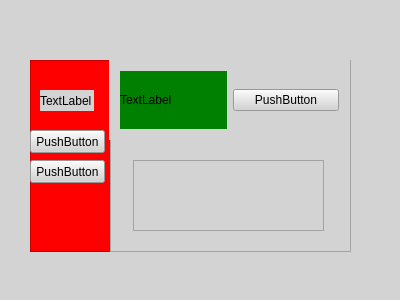
<?xml version="1.0" encoding="UTF-8"?>
<ui version="4.0">
 <class>Widget</class>
 <widget class="QWidget" name="Widget">
  <property name="geometry">
   <rect>
    <x>0</x>
    <y>0</y>
    <width>400</width>
    <height>300</height>
   </rect>
  </property>
  <property name="windowTitle">
   <string>Widget</string>
  </property>
  <property name="styleSheet">
   <string notr="true">background-color: rgb(211, 211, 211);</string>
  </property>
  <widget class="QTableView" name="tableView">
   <property name="geometry">
    <rect>
     <x>30</x>
     <y>60</y>
     <width>81</width>
     <height>192</height>
    </rect>
   </property>
   <property name="styleSheet">
    <string notr="true">background-color: red;</string>
   </property>
  </widget>
  <widget class="QTableView" name="tableView_2">
   <property name="geometry">
    <rect>
     <x>110</x>
     <y>60</y>
     <width>241</width>
     <height>192</height>
    </rect>
   </property>
  </widget>
  <widget class="QLabel" name="label">
   <property name="geometry">
    <rect>
     <x>40</x>
     <y>90</y>
     <width>54</width>
     <height>21</height>
    </rect>
   </property>
   <property name="text">
    <string>TextLabel</string>
   </property>
  </widget>
  <widget class="QPushButton" name="pushButton">
   <property name="geometry">
    <rect>
     <x>30</x>
     <y>130</y>
     <width>75</width>
     <height>23</height>
    </rect>
   </property>
   <property name="text">
    <string>PushButton</string>
   </property>
  </widget>
  <widget class="QPushButton" name="pushButton_2">
   <property name="geometry">
    <rect>
     <x>30</x>
     <y>160</y>
     <width>75</width>
     <height>23</height>
    </rect>
   </property>
   <property name="text">
    <string>PushButton</string>
   </property>
  </widget>
  <widget class="QWidget" name="horizontalLayoutWidget">
   <property name="geometry">
    <rect>
     <x>109</x>
     <y>60</y>
     <width>241</width>
     <height>80</height>
    </rect>
   </property>
   <layout class="QHBoxLayout" name="horizontalLayout">
    <item>
     <widget class="QLabel" name="label_2">
      <property name="styleSheet">
       <string notr="true">background-color: green;</string>
      </property>
      <property name="text">
       <string>TextLabel</string>
      </property>
     </widget>
    </item>
    <item>
     <widget class="QPushButton" name="pushButton_3">
      <property name="text">
       <string>PushButton</string>
      </property>
     </widget>
    </item>
   </layout>
  </widget>
  <widget class="QTextEdit" name="textEdit">
   <property name="geometry">
    <rect>
     <x>133</x>
     <y>160</y>
     <width>191</width>
     <height>71</height>
    </rect>
   </property>
  </widget>
 </widget>
 <layoutdefault spacing="6" margin="11"/>
 <resources/>
 <connections/>
</ui>
